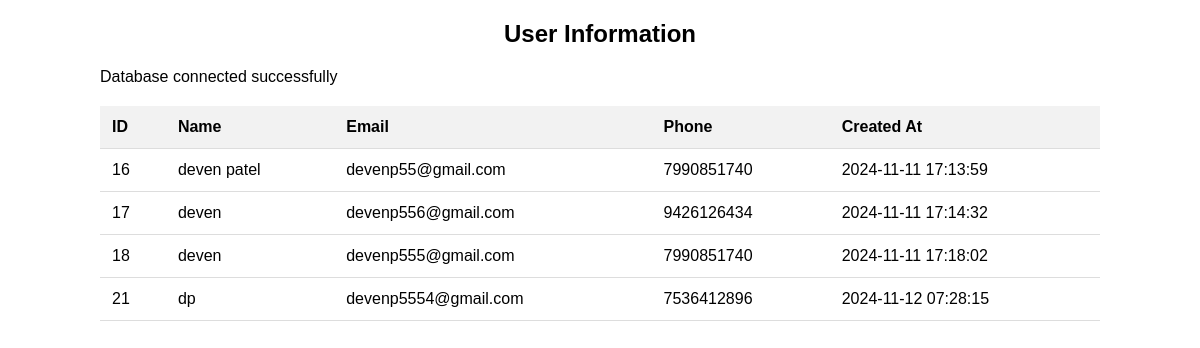
Screenshot of /display.php with the database file from the repository.
### tables this page shows
CREATE TABLE `users` (
  `id` int(11) NOT NULL,
  `student_id` varchar(50) NOT NULL,
  `name` varchar(100) NOT NULL,
  `email` varchar(100) NOT NULL,
  `password` varchar(255) NOT NULL,
  `phone` varchar(10) NOT NULL,
  `created_at` timestamp NOT NULL DEFAULT current_timestamp()
);

### display.php (the view, shortened to what this page needs)
<!DOCTYPE html>
<html lang="en">
<head>
</head>
<body>
<div class="container">
    <h2>User Information</h2>
    <?php
        $conn = new mysqli("localhost", "root", "", "student_erp");
    if ($conn->connect_error) {
        die("Connection failed: " . $conn->connect_error);
    } else {
        echo "Database connected successfully<br>";
    }
    $sql = "SELECT id, name, email, phone, created_at FROM users";
    $result = $conn->query($sql);
    if ($result->num_rows > 0) {
        echo "<table>";
        echo "<tr>
                <th>ID</th>
                <th>Name</th>
                <th>Email</th>
                <th>Phone</th>
                <th>Created At</th>
              </tr>";
        while ($row = $result->fetch_assoc()) {
            echo "<tr>
                    <td>" . $row['id'] . "</td>
                    <td>" . $row['name'] . "</td>
                    <td>" . $row['email'] . "</td>
                    <td>" . $row['phone'] . "</td>
                    <td>" . $row['created_at'] . "</td>
                  </tr>";
        }
        echo "</table>";
    } else {
        echo "<p>No users found.</p>";
    }
    ?>
</div>
</body>
</html>

### display.php (style rules this page uses)
body { font-family: Arial, sans-serif; margin: 20px; }
table { width: 100%; border-collapse: collapse; margin-top: 20px; }
th, td { padding: 12px; text-align: left; border-bottom: 1px solid #ddd; }
th { background-color: #f2f2f2; }
h2 { text-align: center; margin-bottom: 20px; }
.container { max-width: 1000px; margin: 0 auto; }

### rows the page displays
users: id "16", name "deven patel", email "devenp55@gmail.com", phone "7990851740", created_at "2024-11-11 17:13:59"
users: id "17", name "deven", email "devenp556@gmail.com", phone "9426126434", created_at "2024-11-11 17:14:32"
users: id "18", name "deven", email "devenp555@gmail.com", phone "7990851740", created_at "2024-11-11 17:18:02"
users: id "21", name "dp", email "devenp5554@gmail.com", phone "7536412896", created_at "2024-11-12 07:28:15"
